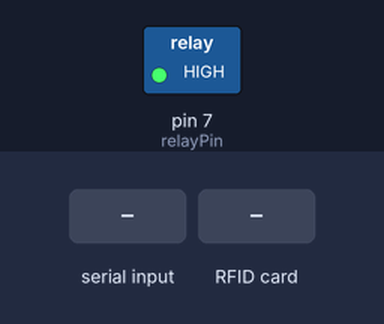
Recording of a sketch running on a simulated Arduino Uno, built with avr-gcc and run on an emulated ATmega328P. On the bench: switched loads named in the sketch (green lamp = pin HIGH). The test bench sets the inputs (shaded band). Pins used as bus, display or sensor lines are not drawn; what the sketch prints to the serial monitor is not drawn.

Above: at 1.2 s.
1.3 s: "OPEN\n" received over Serial
At 2.5 s:
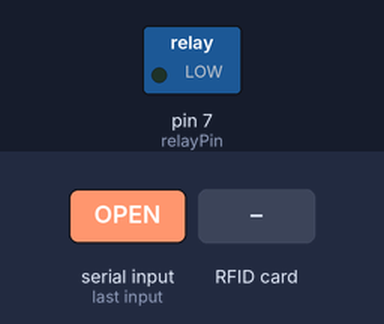
2.8 s: RFID card 5E 7A 19 C4 held to the reader
Timing chart, 0 to 5.8 s (numbered marks = the images above; inputs shaded):
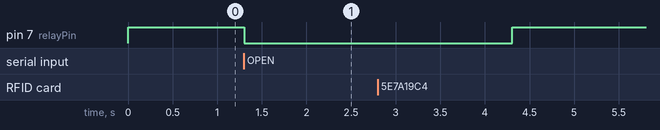

Measured:
- after the input at 1.3 s, pin 7 (relayPin): HIGH → LOW at once

The sketch:

final_copy_20260114075817.ino
```cpp
#include <SPI.h>
#include <MFRC522.h>

#define SS_PIN 10
#define RST_PIN 9
MFRC522 mfrc522(SS_PIN, RST_PIN);

int relayPin = 7; // pin digital conectado al IN del relay

void setup() {
  pinMode(relayPin, OUTPUT);
  digitalWrite(relayPin, HIGH); // relay apagado al inicio (activo en bajo)
  Serial.begin(9600);

  SPI.begin();
  mfrc522.PCD_Init();
}

void loop() {
  // --- 1. Leer UID del RFID ---
  if (mfrc522.PICC_IsNewCardPresent() && mfrc522.PICC_ReadCardSerial()) {
    String uid = "";
    for (byte i = 0; i < mfrc522.uid.size; i++) {
      if (i > 0) uid += "-";
      byte b = mfrc522.uid.uidByte[i];
      if (b < 0x10) uid += "0"; // padding
      uid += String(b, HEX);
    }
    uid.toUpperCase();

    Serial.println(uid); // envía UID al PC
    delay(800); // antirebote
  }

  // --- 2. Escuchar órdenes desde el PC ---
  if (Serial.available() > 0) {
    String orden = Serial.readStringUntil('\n');
    orden.trim();
    if (orden == "OPEN") {
      digitalWrite(relayPin, LOW);  // activa relay (activo en bajo)
      delay(3000);                  // mantiene abierto 3 segundos
      digitalWrite(relayPin, HIGH); // apaga relay
    }
  }
}
```
